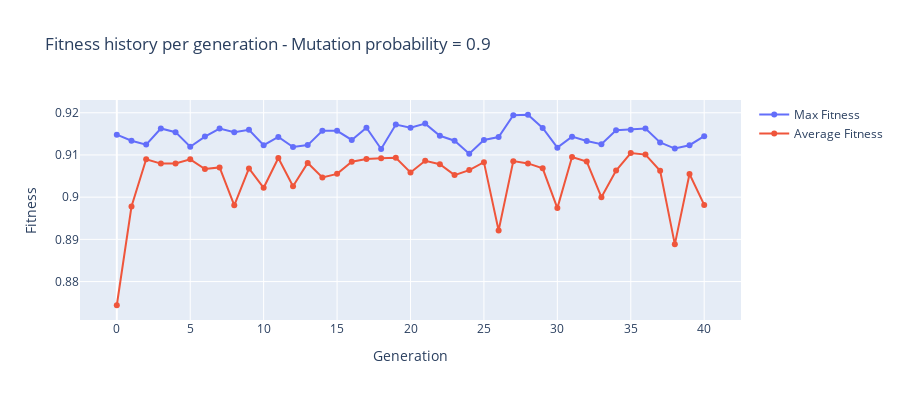

Notebook cell for this chart:
### Code cell
import plotly.graph_objects as go

# Extract the fitness values from the log
max_fitness_values = [gen['max'] for gen in log]
avg_fitness_values = [gen['avg'] for gen in log]

# Initialize the plot
fig = go.Figure()

# Add line for max fitness values
fig.add_trace(go.Scatter(x=list(range(len(max_fitness_values))), y=max_fitness_values, 
                         mode='lines+markers', name='Max Fitness'))

# Add line for average fitness values
fig.add_trace(go.Scatter(x=list(range(len(avg_fitness_values))), y=avg_fitness_values, 
                         mode='lines+markers', name='Average Fitness'))

# Update layout
fig.update_layout(
    title='Fitness history per generation - Mutation probability = 0.9',
    xaxis_title='Generation',
    yaxis_title='Fitness',
    autosize=False,
    width=900,  # Adjust the width of the figure
    height=400  # Adjust the height of the figure
)


fig.show()

### Figure 1 — Plotly figure (JSON) as saved in the notebook; plotly's stock layout.template omitted (floating-point values rounded to 4 significant figures)
{"data": [{"mode": "lines+markers", "name": "Max Fitness", "type": "scatter", "x": [0, 1, 2, 3, 4, 5, 6, 7, 8, 9, 10, 11, 12, 13, 14, 15, 16, 17, 18, 19, 20, 21, 22, 23, 24, 25, 26, 27, 28, 29, 30, 31, 32, 33, 34, 35, 36, 37, 38, 39, 40], "y": [0.9148, 0.9134, 0.9125, 0.9163, 0.9154, 0.9119, 0.9144, 0.9163, 0.9154, 0.916, 0.9123, 0.9143, 0.9119, 0.9123, 0.9157, 0.9157, 0.9136, 0.9164, 0.9114, 0.9172, 0.9165, 0.9174, 0.9145, 0.9134, 0.9103, 0.9135, 0.9142, 0.9194, 0.9195, 0.9164, 0.9117, 0.9143, 0.9133, 0.9125, 0.9159, 0.916, 0.9163, 0.913, 0.9115, 0.9123, 0.9144]}, {"mode": "lines+markers", "name": "Average Fitness", "type": "scatter", "x": [0, 1, 2, 3, 4, 5, 6, 7, 8, 9, 10, 11, 12, 13, 14, 15, 16, 17, 18, 19, 20, 21, 22, 23, 24, 25, 26, 27, 28, 29, 30, 31, 32, 33, 34, 35, 36, 37, 38, 39, 40], "y": [0.8744, 0.8978, 0.909, 0.9079, 0.908, 0.909, 0.9067, 0.9071, 0.8981, 0.9068, 0.9022, 0.9093, 0.9026, 0.9081, 0.9047, 0.9055, 0.9084, 0.9091, 0.9092, 0.9094, 0.9059, 0.9086, 0.9078, 0.9052, 0.9064, 0.9083, 0.8921, 0.9085, 0.908, 0.9068, 0.8974, 0.9095, 0.9084, 0.9, 0.9063, 0.9105, 0.9101, 0.9062, 0.8888, 0.9055, 0.8982]}], "layout": {"autosize": false, "height": 400, "title": {"text": "Fitness history per generation - Mutation probability = 0.9"}, "width": 900, "xaxis": {"title": {"text": "Generation"}}, "yaxis": {"title": {"text": "Fitness"}}}}
